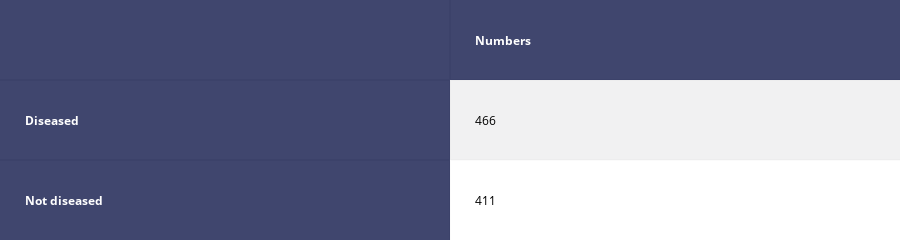

Notebook cell for this chart:
### Code cell
iplot(figure)

### Figure 1 — Plotly figure (JSON) as saved in the notebook; plotly's stock layout.template omitted (floating-point values rounded to 4 significant figures)
{"data": [{"colorscale": [[0, "#00083e"], [0.5, "#ededee"], [1, "#ffffff"]], "hoverinfo": "none", "opacity": 0.75, "showscale": false, "type": "heatmap", "z": [[0, 0], [0, 0.5], [0, 1]]}], "layout": {"annotations": [{"align": "left", "font": {"color": "#ffffff"}, "showarrow": false, "text": "<b></b>", "x": -0.45, "xanchor": "left", "xref": "x1", "y": 0, "yref": "y1"}, {"align": "left", "font": {"color": "#ffffff"}, "showarrow": false, "text": "<b>Numbers</b>", "x": 0.55, "xanchor": "left", "xref": "x1", "y": 0, "yref": "y1"}, {"align": "left", "font": {"color": "#ffffff"}, "showarrow": false, "text": "<b>Diseased</b>", "x": -0.45, "xanchor": "left", "xref": "x1", "y": 1, "yref": "y1"}, {"align": "left", "font": {"color": "#000000"}, "showarrow": false, "text": "466", "x": 0.55, "xanchor": "left", "xref": "x1", "y": 1, "yref": "y1"}, {"align": "left", "font": {"color": "#ffffff"}, "showarrow": false, "text": "<b>Not diseased</b>", "x": -0.45, "xanchor": "left", "xref": "x1", "y": 2, "yref": "y1"}, {"align": "left", "font": {"color": "#000000"}, "showarrow": false, "text": "411", "x": 0.55, "xanchor": "left", "xref": "x1", "y": 2, "yref": "y1"}], "height": 140, "margin": {"b": 0, "l": 0, "r": 0, "t": 0}, "xaxis": {"dtick": 1, "gridwidth": 2, "showticklabels": false, "tick0": -0.5, "ticks": "", "zeroline": false}, "yaxis": {"autorange": "reversed", "dtick": 1, "gridwidth": 2, "showticklabels": false, "tick0": 0.5, "ticks": "", "zeroline": false}}}
